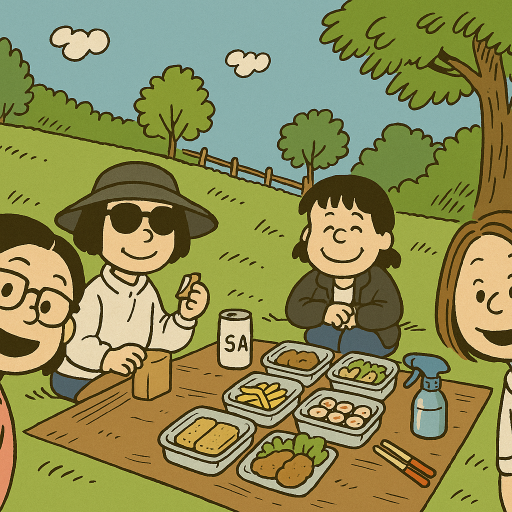
#> input picture src/ch5/image2text/images/001.png, 1024 x 1024 px (shown at 1/2 size)
$ python image2text.py
#> lines starting #> are read from the running program, lines starting #| are printed output that depends on the picture
"""画像を読んでそれが何かを説明するプログラム"""
import base64
from io import BytesIO

import requests
from PIL import Image

# Ollama APIエンドポイントとモデルを指定 --- (*1)
OLLAMA_URL = "http://localhost:11434/api/generate"
MODEL_NAME = "gemma3:4b"

def image_to_text(image_path, prompt=None): # --- (*2)
    """画像を読んでそれが何かを説明する関数"""
#> called with image_path = 'images/001.png'
    # 画像をファイルから読んで縮小 --- (*3)
    image = Image.open(image_path)
#> image is the input picture: PIL image 1024x1024 RGB; mean R, G, B 142.4, 141.7, 86.1
    image.thumbnail((512, 512))
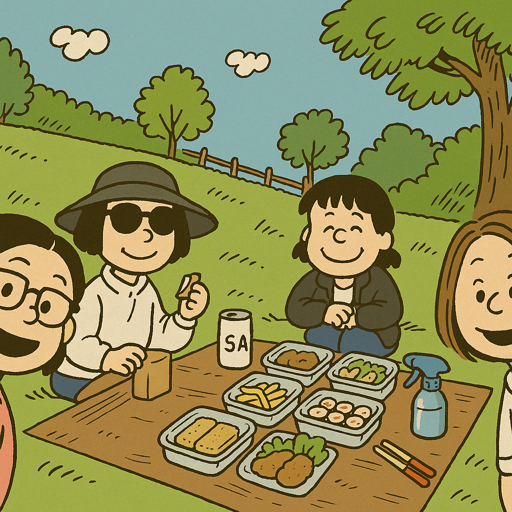
#> image: PIL image 512x512 RGB; mean R, G, B 142.4, 141.7, 86.1
    # 画像をBase64エンコード--- (*4)
    buf = BytesIO()
    image.save(buf, format="PNG")
    image_b64 = base64.b64encode(buf.getvalue()).decode('utf-8')
    # デフォルトのプロンプトを設定 --- (*5)
    if prompt is None:
        prompt = "次の画像の内容を見て何かを説明してください。"
    # Ollama APIにリクエストを送信 --- (*6)
    payload = {
        "model": MODEL_NAME,
        "prompt": prompt,
        "images": [image_b64],
        "stream": False,
        "temperature": 0.5,
    }
    response = requests.post(OLLAMA_URL, json=payload, timeout=60)
    result = response.json()
    return result["response"].strip()

if __name__ == "__main__":
    # コマンドライン引数を取得 --- (*7)
    import sys
    file = sys.argv[1] if len(sys.argv) > 1 else "images/001.png"
    # 画像の説明を取得して結果を表示 --- (*8)
    print(image_to_text(file))
#> (the call stopped at in image_to_text, `response = requests.post(OLLAMA_URL, json=payload, timeout=60)`: requests is not available in this run)
